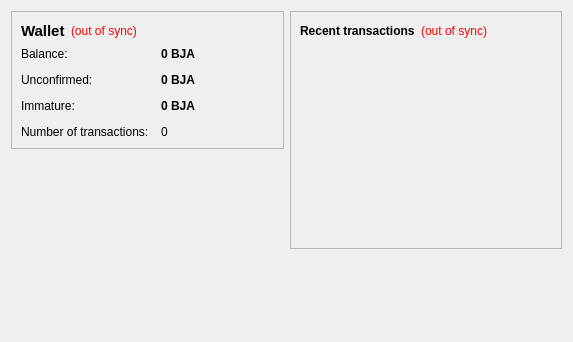
<?xml version="1.0" encoding="UTF-8"?>
<ui version="4.0">
 <class>OverviewPage</class>
 <widget class="QWidget" name="OverviewPage">
  <property name="geometry">
   <rect>
    <x>0</x>
    <y>0</y>
    <width>573</width>
    <height>342</height>
   </rect>
  </property>
  <property name="windowTitle">
   <string>Form</string>
  </property>
  <layout class="QHBoxLayout" name="horizontalLayout" stretch="1,1">
   <item>
    <layout class="QVBoxLayout" name="verticalLayout_2">
     <item>
      <widget class="QFrame" name="frame">
       <property name="frameShape">
        <enum>QFrame::StyledPanel</enum>
       </property>
       <property name="frameShadow">
        <enum>QFrame::Raised</enum>
       </property>
       <layout class="QVBoxLayout" name="verticalLayout_4">
        <item>
         <layout class="QHBoxLayout" name="horizontalLayout_4">
          <item>
           <widget class="QLabel" name="label_5">
            <property name="font">
             <font>
              <pointsize>11</pointsize>
              <weight>75</weight>
              <bold>true</bold>
             </font>
            </property>
            <property name="text">
             <string>Wallet</string>
            </property>
           </widget>
          </item>
          <item>
           <widget class="QLabel" name="labelWalletStatus">
            <property name="toolTip">
             <string>The displayed information may be out of date. Your wallet automatically synchronizes with the Bitjackcoin network after a connection is established, but this process has not completed yet.</string>
            </property>
            <property name="styleSheet">
             <string notr="true">QLabel { color: red; }</string>
            </property>
            <property name="text">
             <string notr="true">(out of sync)</string>
            </property>
            <property name="alignment">
             <set>Qt::AlignLeading|Qt::AlignLeft|Qt::AlignVCenter</set>
            </property>
           </widget>
          </item>
          <item>
           <spacer name="horizontalSpacer_2">
            <property name="orientation">
             <enum>Qt::Horizontal</enum>
            </property>
            <property name="sizeHint" stdset="0">
             <size>
              <width>40</width>
              <height>20</height>
             </size>
            </property>
           </spacer>
          </item>
         </layout>
        </item>
        <item>
         <layout class="QFormLayout" name="formLayout_2">
          <property name="fieldGrowthPolicy">
           <enum>QFormLayout::AllNonFixedFieldsGrow</enum>
          </property>
          <property name="horizontalSpacing">
           <number>12</number>
          </property>
          <property name="verticalSpacing">
           <number>12</number>
          </property>
          <item row="0" column="0">
           <widget class="QLabel" name="label">
            <property name="text">
             <string>Balance:</string>
            </property>
           </widget>
          </item>
          <item row="0" column="1">
           <widget class="QLabel" name="labelBalance">
            <property name="font">
             <font>
              <weight>75</weight>
              <bold>true</bold>
             </font>
            </property>
            <property name="cursor">
             <cursorShape>IBeamCursor</cursorShape>
            </property>
            <property name="toolTip">
             <string>Your current balance</string>
            </property>
            <property name="text">
             <string notr="true">0 BJA</string>
            </property>
            <property name="textInteractionFlags">
             <set>Qt::LinksAccessibleByMouse|Qt::TextSelectableByKeyboard|Qt::TextSelectableByMouse</set>
            </property>
           </widget>
          </item>
          <item row="1" column="0">
           <widget class="QLabel" name="label_3">
            <property name="text">
             <string>Unconfirmed:</string>
            </property>
           </widget>
          </item>
          <item row="1" column="1">
           <widget class="QLabel" name="labelUnconfirmed">
            <property name="font">
             <font>
              <weight>75</weight>
              <bold>true</bold>
             </font>
            </property>
            <property name="cursor">
             <cursorShape>IBeamCursor</cursorShape>
            </property>
            <property name="toolTip">
             <string>Total of transactions that have yet to be confirmed, and do not yet count toward the current balance</string>
            </property>
            <property name="text">
             <string notr="true">0 BJA</string>
            </property>
            <property name="textInteractionFlags">
             <set>Qt::LinksAccessibleByMouse|Qt::TextSelectableByKeyboard|Qt::TextSelectableByMouse</set>
            </property>
           </widget>
          </item>
          <item row="3" column="0">
           <widget class="QLabel" name="label_2">
            <property name="text">
             <string>Number of transactions:</string>
            </property>
           </widget>
          </item>
          <item row="3" column="1">
           <widget class="QLabel" name="labelNumTransactions">
            <property name="toolTip">
             <string>Total number of transactions in wallet</string>
            </property>
            <property name="text">
             <string notr="true">0</string>
            </property>
           </widget>
          </item>
          <item row="2" column="0">
           <widget class="QLabel" name="labelImmatureText">
            <property name="text">
             <string>Immature:</string>
            </property>
           </widget>
          </item>
          <item row="2" column="1">
           <widget class="QLabel" name="labelImmature">
            <property name="font">
             <font>
              <weight>75</weight>
              <bold>true</bold>
             </font>
            </property>
            <property name="toolTip">
             <string>Mined balance that has not yet matured</string>
            </property>
            <property name="text">
             <string notr="true">0 BJA</string>
            </property>
            <property name="textInteractionFlags">
             <set>Qt::LinksAccessibleByMouse|Qt::TextSelectableByKeyboard|Qt::TextSelectableByMouse</set>
            </property>
           </widget>
          </item>
         </layout>
        </item>
       </layout>
      </widget>
     </item>
     <item>
      <spacer name="verticalSpacer">
       <property name="orientation">
        <enum>Qt::Vertical</enum>
       </property>
       <property name="sizeHint" stdset="0">
        <size>
         <width>20</width>
         <height>40</height>
        </size>
       </property>
      </spacer>
     </item>
    </layout>
   </item>
   <item>
    <layout class="QVBoxLayout" name="verticalLayout_3">
     <item>
      <widget class="QFrame" name="frame_2">
       <property name="frameShape">
        <enum>QFrame::StyledPanel</enum>
       </property>
       <property name="frameShadow">
        <enum>QFrame::Raised</enum>
       </property>
       <layout class="QVBoxLayout" name="verticalLayout">
        <item>
         <layout class="QHBoxLayout" name="horizontalLayout_2">
          <item>
           <widget class="QLabel" name="label_4">
            <property name="text">
             <string>&lt;b&gt;Recent transactions&lt;/b&gt;</string>
            </property>
           </widget>
          </item>
          <item>
           <widget class="QLabel" name="labelTransactionsStatus">
            <property name="toolTip">
             <string>The displayed information may be out of date. Your wallet automatically synchronizes with the Bitjackcoin network after a connection is established, but this process has not completed yet.</string>
            </property>
            <property name="styleSheet">
             <string notr="true">QLabel { color: red; }</string>
            </property>
            <property name="text">
             <string notr="true">(out of sync)</string>
            </property>
            <property name="alignment">
             <set>Qt::AlignRight|Qt::AlignTrailing|Qt::AlignVCenter</set>
            </property>
           </widget>
          </item>
          <item>
           <spacer name="horizontalSpacer">
            <property name="orientation">
             <enum>Qt::Horizontal</enum>
            </property>
            <property name="sizeHint" stdset="0">
             <size>
              <width>40</width>
              <height>20</height>
             </size>
            </property>
           </spacer>
          </item>
         </layout>
        </item>
        <item>
         <widget class="QListView" name="listTransactions">
          <property name="styleSheet">
           <string notr="true">QListView { background: transparent; }</string>
          </property>
          <property name="frameShape">
           <enum>QFrame::NoFrame</enum>
          </property>
          <property name="verticalScrollBarPolicy">
           <enum>Qt::ScrollBarAlwaysOff</enum>
          </property>
          <property name="horizontalScrollBarPolicy">
           <enum>Qt::ScrollBarAlwaysOff</enum>
          </property>
          <property name="selectionMode">
           <enum>QAbstractItemView::NoSelection</enum>
          </property>
         </widget>
        </item>
       </layout>
      </widget>
     </item>
     <item>
      <spacer name="verticalSpacer_2">
       <property name="orientation">
        <enum>Qt::Vertical</enum>
       </property>
       <property name="sizeHint" stdset="0">
        <size>
         <width>20</width>
         <height>40</height>
        </size>
       </property>
      </spacer>
     </item>
    </layout>
   </item>
  </layout>
 </widget>
 <resources/>
 <connections/>
</ui>
